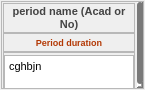
<?xml version="1.0" encoding="UTF-8"?>
<ui version="4.0">
 <class>Frame</class>
 <widget class="QFrame" name="Frame">
  <property name="geometry">
   <rect>
    <x>0</x>
    <y>0</y>
    <width>145</width>
    <height>90</height>
   </rect>
  </property>
  <property name="minimumSize">
   <size>
    <width>145</width>
    <height>90</height>
   </size>
  </property>
  <property name="maximumSize">
   <size>
    <width>145</width>
    <height>90</height>
   </size>
  </property>
  <property name="windowTitle">
   <string>Frame</string>
  </property>
  <property name="styleSheet">
   <string notr="true">QFrame[objectName=&quot;Frame&quot;]{
	border-radius:5px;
	border:1.3px solid #a0a0a0;
	background:qlineargradient(spread:pad, x1:0.006, y1:0.528682, x2:1, y2:0.528045, stop:0.0340909 rgba(170, 170, 255, 255), stop:0.369318 rgba(235, 235, 235, 255), stop:1 rgba(235, 235, 235, 255));
}

QFrame[objectName=&quot;Frame&quot;] QWidget{
	background:transparent;
}</string>
  </property>
  <layout class="QVBoxLayout" name="verticalLayout">
   <property name="leftMargin">
    <number>1</number>
   </property>
   <property name="topMargin">
    <number>1</number>
   </property>
   <property name="rightMargin">
    <number>1</number>
   </property>
   <property name="bottomMargin">
    <number>1</number>
   </property>
   <item>
    <widget class="QScrollArea" name="scrollArea">
     <property name="styleSheet">
      <string notr="true">QScrollBar{
	background:#fff;
	height:6px;
	width:6px;
	
}

QScrollBar::handle{
	background:#797979;
	border-radius:3px;
}</string>
     </property>
     <property name="widgetResizable">
      <bool>true</bool>
     </property>
     <widget class="QWidget" name="scrollAreaWidgetContents">
      <property name="geometry">
       <rect>
        <x>0</x>
        <y>0</y>
        <width>133</width>
        <height>98</height>
       </rect>
      </property>
      <property name="maximumSize">
       <size>
        <width>134</width>
        <height>16777215</height>
       </size>
      </property>
      <property name="styleSheet">
       <string notr="true"/>
      </property>
      <layout class="QVBoxLayout" name="verticalLayout_2">
       <property name="spacing">
        <number>0</number>
       </property>
       <property name="leftMargin">
        <number>1</number>
       </property>
       <property name="topMargin">
        <number>1</number>
       </property>
       <property name="rightMargin">
        <number>1</number>
       </property>
       <property name="bottomMargin">
        <number>1</number>
       </property>
       <item>
        <widget class="QFrame" name="p_name_fr">
         <property name="styleSheet">
          <string notr="true">QFrame[objectName=&quot;p_name_fr&quot;]{
	border-bottom:1.5px solid #292929;
	padding-top:3px;
	padding-bottom:1px;
}

QLabel{
	font: 8pt arial;
	font-weight:bold;
	color:#444444;
}</string>
         </property>
         <property name="frameShape">
          <enum>QFrame::StyledPanel</enum>
         </property>
         <property name="frameShadow">
          <enum>QFrame::Raised</enum>
         </property>
         <layout class="QHBoxLayout" name="horizontalLayout">
          <property name="leftMargin">
           <number>1</number>
          </property>
          <property name="topMargin">
           <number>1</number>
          </property>
          <property name="rightMargin">
           <number>1</number>
          </property>
          <property name="bottomMargin">
           <number>1</number>
          </property>
          <item>
           <widget class="QLabel" name="period_title_label">
            <property name="styleSheet">
             <string notr="true"/>
            </property>
            <property name="text">
             <string>period name (Acad or No)</string>
            </property>
            <property name="alignment">
             <set>Qt::AlignCenter</set>
            </property>
            <property name="wordWrap">
             <bool>true</bool>
            </property>
           </widget>
          </item>
         </layout>
        </widget>
       </item>
       <item>
        <widget class="QFrame" name="p_dur_fr">
         <property name="styleSheet">
          <string notr="true">QFrame[objectName=&quot;p_dur_fr&quot;]{
	color: #934900;
	font-weight:bold;
	border:none;
	padding-bottom:1px;
	padding-top:1px;
}

QLabel{
	color:#b33804;
	font-size:7pt;
}
</string>
         </property>
         <property name="frameShape">
          <enum>QFrame::StyledPanel</enum>
         </property>
         <property name="frameShadow">
          <enum>QFrame::Raised</enum>
         </property>
         <layout class="QHBoxLayout" name="horizontalLayout_2">
          <property name="leftMargin">
           <number>1</number>
          </property>
          <property name="topMargin">
           <number>3</number>
          </property>
          <property name="rightMargin">
           <number>1</number>
          </property>
          <property name="bottomMargin">
           <number>3</number>
          </property>
          <item>
           <widget class="QLabel" name="period_duration_label">
            <property name="font">
             <font>
              <pointsize>7</pointsize>
              <weight>75</weight>
              <bold>true</bold>
             </font>
            </property>
            <property name="styleSheet">
             <string notr="true"/>
            </property>
            <property name="text">
             <string>Period duration</string>
            </property>
            <property name="alignment">
             <set>Qt::AlignCenter</set>
            </property>
            <property name="wordWrap">
             <bool>true</bool>
            </property>
           </widget>
          </item>
         </layout>
        </widget>
       </item>
       <item>
        <widget class="QFrame" name="subj_fr">
         <property name="styleSheet">
          <string notr="true">QFrame[objectName=&quot;subj_fr&quot;]{
	border-top: 1.5px solid #292929;
}

QFrame[objectName=&quot;subj_fr&quot;] QTextEdit{
	border:none;
	background:transparent;
	color: #171717;
}</string>
         </property>
         <property name="frameShape">
          <enum>QFrame::StyledPanel</enum>
         </property>
         <property name="frameShadow">
          <enum>QFrame::Raised</enum>
         </property>
         <layout class="QVBoxLayout" name="verticalLayout_3">
          <property name="leftMargin">
           <number>0</number>
          </property>
          <property name="topMargin">
           <number>2</number>
          </property>
          <property name="rightMargin">
           <number>0</number>
          </property>
          <property name="bottomMargin">
           <number>0</number>
          </property>
          <item>
           <widget class="QTextEdit" name="period_textedit">
            <property name="maximumSize">
             <size>
              <width>16777215</width>
              <height>35</height>
             </size>
            </property>
            <property name="styleSheet">
             <string notr="true"/>
            </property>
            <property name="readOnly">
             <bool>true</bool>
            </property>
            <property name="html">
             <string>&lt;!DOCTYPE HTML PUBLIC &quot;-//W3C//DTD HTML 4.0//EN&quot; &quot;http://www.w3.org/TR/REC-html40/strict.dtd&quot;&gt;
&lt;html&gt;&lt;head&gt;&lt;meta name=&quot;qrichtext&quot; content=&quot;1&quot; /&gt;&lt;style type=&quot;text/css&quot;&gt;
p, li { white-space: pre-wrap; }
&lt;/style&gt;&lt;/head&gt;&lt;body style=&quot; font-family:'MS Shell Dlg 2'; font-size:8.25pt; font-weight:400; font-style:normal;&quot;&gt;
&lt;p style=&quot; margin-top:0px; margin-bottom:0px; margin-left:0px; margin-right:0px; -qt-block-indent:0; text-indent:0px;&quot;&gt;&lt;span style=&quot; font-family:'MS Shell Dlg 2';&quot;&gt;cghbjn&lt;/span&gt;&lt;/p&gt;&lt;/body&gt;&lt;/html&gt;</string>
            </property>
            <property name="placeholderText">
             <string>FREE</string>
            </property>
           </widget>
          </item>
         </layout>
        </widget>
       </item>
      </layout>
     </widget>
    </widget>
   </item>
  </layout>
 </widget>
 <resources/>
 <connections/>
</ui>
